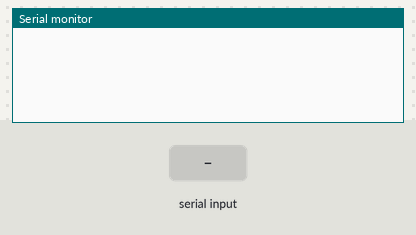
A sketch run on a simulated Arduino Uno, built with avr-gcc and run on an emulated ATmega328P. On the bench: the last lines printed to the serial monitor. The test bench sets the inputs (shaded band).

Above: at 1.2 s.
1.3 s: "90,45\n" received over Serial
At 1.6 s:
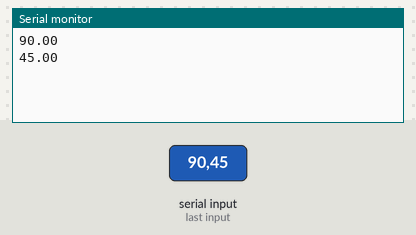
2.8 s: "30,150\n" received over Serial
At 4.6 s:
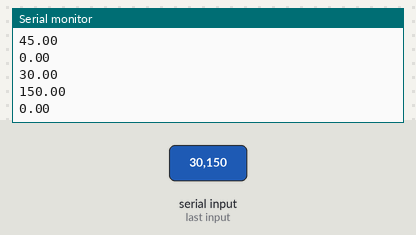
Timing chart, 0 to 6.1 s (numbered marks = the images above; inputs shaded):
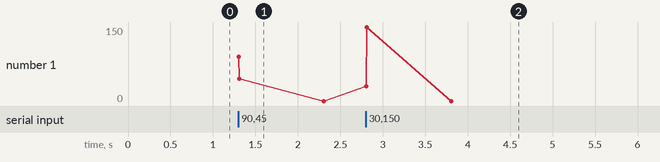

The sketch:

uart_float.ino
```cpp
void setup() {
  // put your setup code here, to run once:
  Serial.begin(9600);
}

void loop() {
  // put your main code here, to run repeatedly:
  while (Serial.available() > 0)
  {
    float no = Serial.parseFloat();
    Serial.println(no);
  }
}
```

Measured:
- after the input at 1.3 s, the serial monitor: prints a new line at once (image 1)
- after the input at 2.8 s, the serial monitor: prints a new line at once (image 2)
